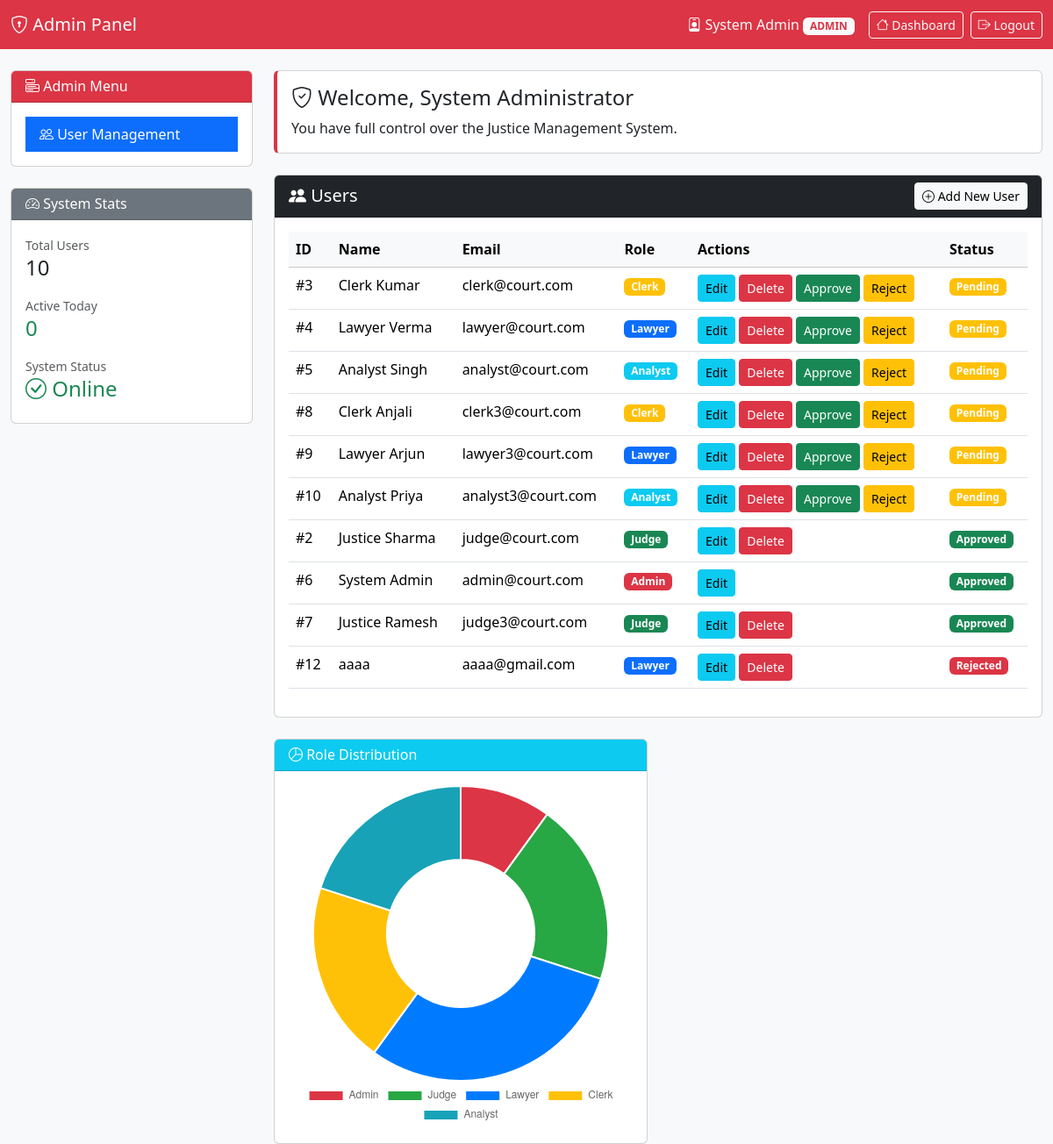
The page /admin_panel.php (signed in) on the database its author committed.
### tables this page shows
CREATE TABLE `users` (
  `user_id` int(11) NOT NULL,
  `name` varchar(100) DEFAULT NULL,
  `email` varchar(100) NOT NULL,
  `password` varchar(255) DEFAULT NULL,
  `role` enum('admin','judge','clerk','lawyer','analyst') NOT NULL DEFAULT 'clerk',
  `created_at` timestamp NOT NULL DEFAULT current_timestamp(),
  `status` enum('pending','approved','rejected') DEFAULT 'pending',
  `approved_by` int(11) DEFAULT NULL,
  `approved_at` datetime DEFAULT NULL
);

### admin_panel.php (the view, shortened to what this page needs)
<?php
require_once("connect.php");
$users = mysqli_query(
    $conn,
    "SELECT * FROM users ORDER BY status='pending' DESC, user_id ASC"
);
$totalUsers = mysqli_num_rows($users);
$today = date('Y-m-d');
$activeToday = mysqli_fetch_assoc(mysqli_query($conn,"SELECT COUNT(DISTINCT user_id) AS active_today FROM audit_logs WHERE DATE(created_at)='$today'"))['active_today'] ?? 0;
$roleCounts = ['admin'=>0,'judge'=>0,'lawyer'=>0,'clerk'=>0,'analyst'=>0];
$roleResult = mysqli_query($conn,"SELECT role,COUNT(*) as count FROM users GROUP BY role");
while($row = mysqli_fetch_assoc($roleResult)){
    $roleCounts[$row['role']] = $row['count'];
}
?>
<!DOCTYPE html>
<html lang="en">
<head>
<link href="https://cdn.jsdelivr.net/npm/bootstrap@5.3.2/dist/css/bootstrap.min.css" rel="stylesheet">
<link rel="stylesheet" href="https://cdn.jsdelivr.net/npm/bootstrap-icons@1.10.0/font/bootstrap-icons.css">
</head>
<body class="bg-light">
<nav class="navbar navbar-expand-lg navbar-dark bg-danger">
<div class="container-fluid">
    <a class="navbar-brand" href="#"><i class="bi bi-shield-lock"></i> Admin Panel</a>
    <div class="d-flex align-items-center">
        <span class="text-light me-3">
            <i class="bi bi-person-badge"></i> <?= htmlspecialchars($_SESSION['user_name']) ?>
            <span class="badge bg-light text-danger">ADMIN</span>
        </span>
        <a href="index.php" class="btn btn-sm btn-outline-light me-2"><i class="bi bi-house"></i> Dashboard</a>
        <a href="logout.php" class="btn btn-sm btn-outline-light"><i class="bi bi-box-arrow-right"></i> Logout</a>
    </div>
</div>
</nav>
<div class="container-fluid mt-4">
<div class="row">
    <div class="col-lg-3">
        <div class="card mb-4">
            <div class="card-header bg-danger text-white">
                <h6 class="mb-0"><i class="bi bi-menu-button"></i> Admin Menu</h6>
            </div>
            <div class="card-body">
                <div class="list-group list-group-flush">
                    <button class="list-group-item list-group-item-action active" data-bs-toggle="modal" data-bs-target="#addUserModal"><i class="bi bi-people"></i> User Management</button>
                </div>
            </div>
        </div>
        <div class="card">
            <div class="card-header bg-secondary text-white"><h6 class="mb-0"><i class="bi bi-speedometer2"></i> System Stats</h6></div>
            <div class="card-body">
                <div class="mb-3"><small class="text-muted">Total Users</small><h4><?= $totalUsers ?></h4></div>
                <div class="mb-3"><small class="text-muted">Active Today</small><h4 class="text-success"><?= $activeToday ?></h4></div>
                <div><small class="text-muted">System Status</small><h4 class="text-success"><i class="bi bi-check-circle"></i> Online</h4></div>
            </div>
        </div>
    </div>
    <div class="col-lg-9">
        <div class="card admin-card mb-4">
            <div class="card-body">
                <h4 class="card-title"><i class="bi bi-shield-check"></i> Welcome, System Administrator</h4>
                <p class="card-text">You have full control over the Justice Management System.</p>
            </div>
        </div>
        <div class="card">
            <div class="card-header d-flex justify-content-between align-items-center bg-dark text-white">
                <h5 class="mb-0"><i class="bi bi-people-fill"></i> Users</h5>
                <button class="btn btn-sm btn-light" data-bs-toggle="modal" data-bs-target="#addUserModal"><i class="bi bi-plus-circle"></i> Add New User</button>
            </div>
            <div class="card-body table-responsive">
                <table class="table table-hover user-table">
                    <thead class="table-light">
                        <tr><th>ID</th><th>Name</th><th>Email</th><th>Role</th><th>Actions</th><th>Status</th></tr>
                    </thead>
                    <tbody>
                    <?php
                    mysqli_data_seek($users,0);
                    while($user=mysqli_fetch_assoc($users)):
                        $role_colors = ['admin'=>'danger','judge'=>'success','lawyer'=>'primary','clerk'=>'warning','analyst'=>'info'];
                        $color = $role_colors[$user['role']] ?? 'secondary';
                    ?>
                    <tr>
                        <td>#<?= $user['user_id'] ?></td>
                        <td><?= htmlspecialchars($user['name']) ?></td>
                        <td><?= htmlspecialchars($user['email']) ?></td>
                        <td><span class="badge bg-<?= $color ?>"><?= ucfirst($user['role']) ?></span></td>
                        <td>
                            <button class="btn btn-sm btn-info" data-bs-toggle="modal" data-bs-target="#editUserModal<?= $user['user_id'] ?>">Edit</button>
                            <?php if($user['user_id'] != $_SESSION['user_id'] && $user['role'] != 'admin'): ?>
                                    <a href="?delete=<?= $user['user_id'] ?>"
                                    class="btn btn-sm btn-danger"
                                    onclick="return confirm('Delete this user?')">
                                    Delete
                                    </a>
                            <?php endif; ?>
                            <?php if(
                                $user['status'] === 'pending' &&
                                $user['user_id'] != $_SESSION['user_id'] &&
                                $user['role'] != 'admin'
                                 ): ?>
                                <a href="?approve=<?= $user['user_id'] ?>"
                                class="btn btn-sm btn-success"
                                onclick="return confirm('Approve this user?')">
                                Approve
                                </a>
                                <a href="?reject=<?= $user['user_id'] ?>"
                                class="btn btn-sm btn-warning"
                                onclick="return confirm('Reject this user?')">
                                Reject
                                </a>
                            <?php endif; ?>
                        </td>
                        <td>
                            <?php
                                $statusColors = [
                                    'approved'=>'success',
                                    'pending'=>'warning',
                                    'rejected'=>'danger'
                                ];
                                $sColor = $statusColors[$user['status']] ?? 'secondary';
                            ?>
                            <span class="badge bg-<?= $sColor ?>">
                                <?= ucfirst($user['status']) ?>
                            </span>
                        </td>
                    </tr>
                    <?php endwhile; ?>
                    </tbody>
                </table>
            </div>
        </div>
        <div class="row mt-4">
            <div class="col-md-6">
                <div class="card">
                    <div class="card-header bg-info text-white"><h6 class="mb-0"><i class="bi bi-pie-chart"></i> Role Distribution</h6></div>
                    <div class="card-body"><canvas id="roleChart" height="200"></canvas></div>
                </div>
            </div>
        </div>
    </div>
</div>
</div>
<script>
// Role Chart
new Chart(document.getElementById('roleChart'), {
    type: 'doughnut',
    data: {
        labels: ['Admin','Judge','Lawyer','Clerk','Analyst'],
        datasets: [{
            data: [<?= $roleCounts['admin'] ?>,<?= $roleCounts['judge'] ?>,<?= $roleCounts['lawyer'] ?>,<?= $roleCounts['clerk'] ?>,<?= $roleCounts['analyst'] ?>],
            backgroundColor: ['#dc3545','#28a745','#007bff','#ffc107','#17a2b8']
        }]
    },
    options: { responsive:true, plugins:{ legend:{ position:'bottom' } } }
});
</script>
</body>
</html>

### admin_panel.php (style rules this page uses)
.admin-card { border-left: 4px solid #dc3545; }

### rows shown on the page
users: user_id "3", name "Clerk Kumar", email "clerk@court.com", role "Clerk", status "Pending"
users: user_id "4", name "Lawyer Verma", email "lawyer@court.com", role "Lawyer", status "Pending"
users: user_id "5", name "Analyst Singh", email "analyst@court.com", role "Analyst", status "Pending"
users: user_id "8", name "Clerk Anjali", email "clerk3@court.com", role "Clerk", status "Pending"
users: user_id "9", name "Lawyer Arjun", email "lawyer3@court.com", role "Lawyer", status "Pending"
users: user_id "10", name "Analyst Priya", email "analyst3@court.com", role "Analyst", status "Pending"
users: user_id "2", name "Justice Sharma", email "judge@court.com", role "Judge", status "Approved"
users: user_id "6", name "System Admin", email "admin@court.com", role "Admin", status "Approved"
users: user_id "7", name "Justice Ramesh", email "judge3@court.com", role "Judge", status "Approved"
users: user_id "12", name "aaaa", email "aaaa@gmail.com", role "Lawyer", status "Rejected"

### other values the page prints
$_SESSION['user_name'] "System Admin"
$totalUsers "10"
$activeToday "0"
chart data {{ $roleCounts['admin'] }} 1
chart data {{ $roleCounts['judge'] }} 2
chart data {{ $roleCounts['lawyer'] }} 3
chart data {{ $roleCounts['clerk'] }} 2
